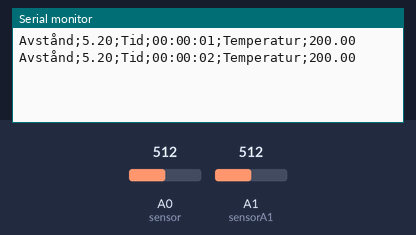
Recording of a sketch running on a simulated Arduino Uno, built with avr-gcc and run on an emulated ATmega328P. Parts: the last lines printed to the serial monitor. The inputs (shaded band) are chosen by the test bench; at power-on: A0 (sensor) = 512, A1 (sensorA1) = 512.

Above: at 3.8 s.
3.9 s: A0 (sensor) set to 0
At 6.4 s:
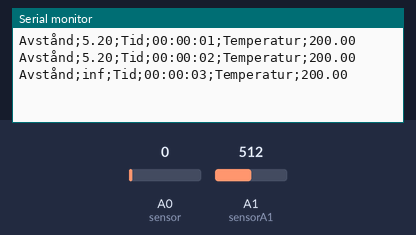
8.5 s: A1 (sensorA1) set to 716
At 9.5 s:
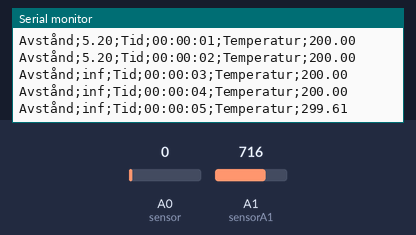
11.3 s: A0 (sensor) set to 122
At 13.8 s:
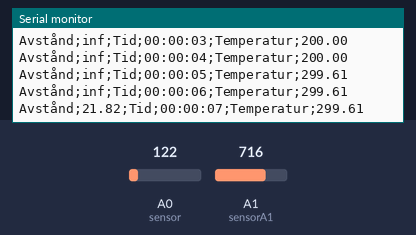
14.1 s: A1 (sensorA1) set to 900
At 15.5 s:
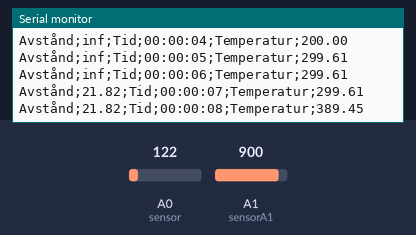
Timing chart, 0 to 17.1 s (numbered marks = the images above; inputs shaded):
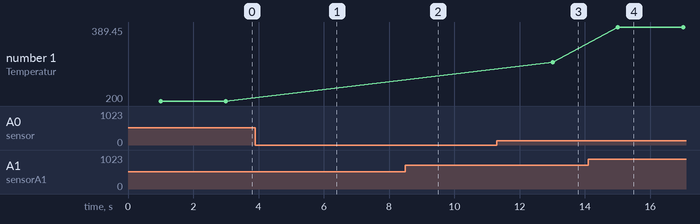

Measured:
- after the input at 3.9 s, the serial monitor: prints a new line after 1.1 s (image 1)
- after the input at 8.5 s, the serial monitor: prints a new line after 0.51 s (image 2)
- after the input at 11.3 s, the serial monitor: prints a new line after 1.7 s (image 3)
- after the input at 14.1 s, the serial monitor: prints a new line after 0.91 s (image 4)
- plotted number 1: 299.61 → 389.45 after the input at 14.1 s

The sketch:

PIZZA3.ino
```cpp
// Serial.print now ready for parsing in pizzacontroller java app

void setup()
{
  Serial.begin(9600); // start the serial port
}
void loop()
{
 delay(1000); // slow down serial port

//---------------------------------------------------------------------------------------------DISTANS
  #define sensor A0 // Sharp IR GP2Y0A41SK0F (4-30cm, analog)
  float volts = analogRead(sensor)*0.0048828125;  // value from sensor * (5/1024)
  float distance = 13*pow(volts, -1); // worked out from datasheet graph
  Serial.print("Avstånd;");
  Serial.print(distance);

//----------------------------------------------------------------------------------------------- TID

unsigned long timer = 0;
static int sec1 = 0;
static int sec10 = 0;
static int min1 = 0;
static int min10 = 0;
static int hrs1 = 0;
static int hrs10 = 0;

timer = millis();
if (timer >= 1000) {
  sec1 = sec1 + 1;
  timer = 0;
}
if (sec1 == 10) {
  sec10 = sec10 + 1 ;
  sec1 = 0;
}
if (sec10 == 6) {
  min1 = min1 + 1;
  sec10 = 0;
}
if (min1 == 10) {
  min10 = min10 + 1;
  min1 = 0;
}
if (min10 == 6) {
  hrs1 = hrs1 + 1;
  min10 = 0;
}
if (hrs1 == 10) {
  hrs10 = hrs10 + 1;
  hrs1 = 0;
}
Serial.print(";Tid;");
Serial.print(hrs10); Serial.print(hrs1); Serial.print(":");
Serial.print(min10); Serial.print(min1); Serial.print(":");
Serial.print(sec10); Serial.print(sec1);

//--------------------------------------------------------------------------------------------- TEMP

 #define sensorA1 A1 //

 float reading = analogRead(sensorA1);       //getting the voltage reading from the temperature sensor
 float voltage = reading * 5.0;              // converting that reading to voltage, for 3.3v arduino use 3.3
 voltage /= 1024.0;

 float temperatureC = (voltage - 0.5) * 100;
 Serial.print(";Temperatur;");
 Serial.print(temperatureC);
 Serial.println("");

 delay(1000); // slow down serial port

}
```
